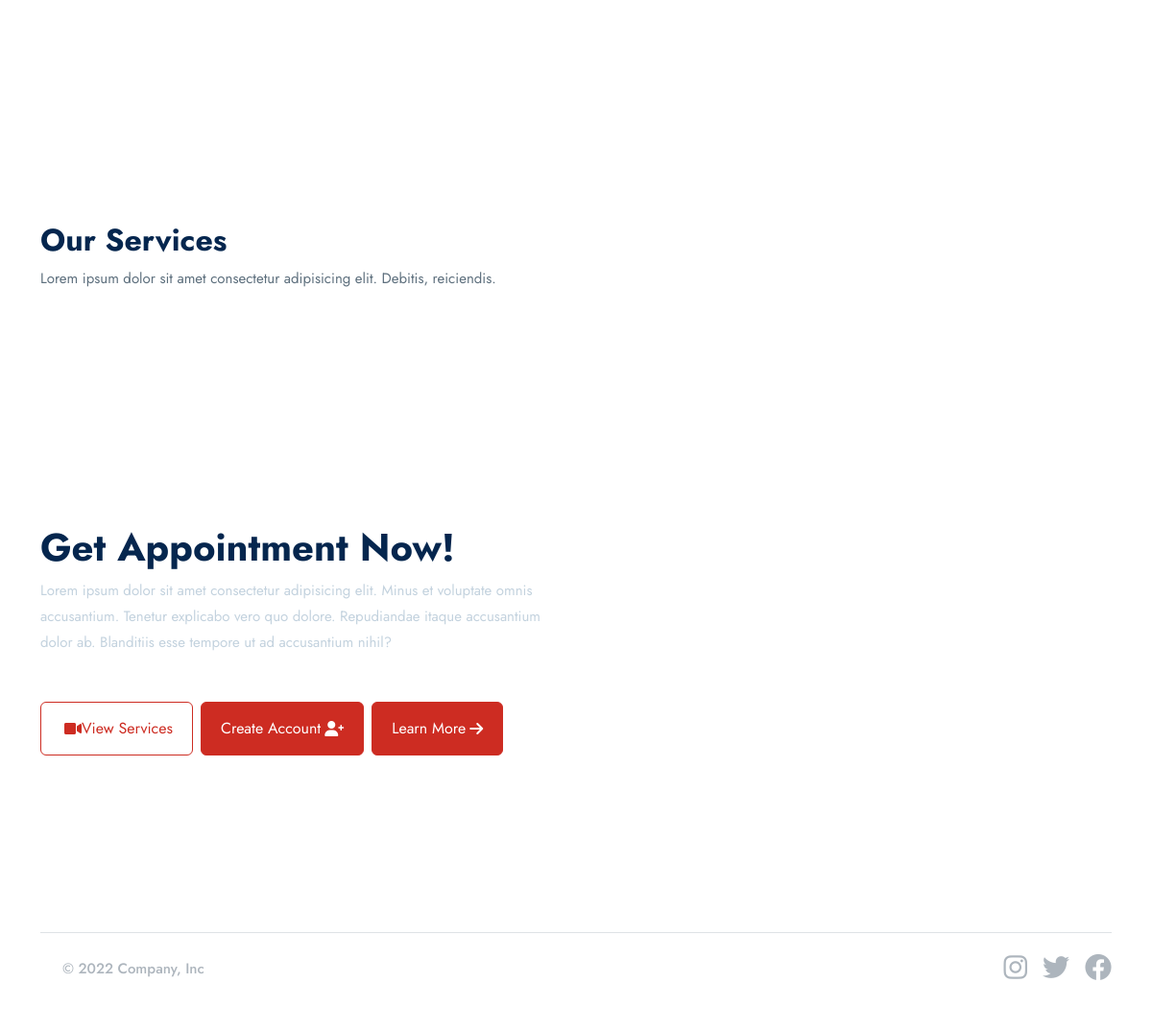
The app's page / (lower part), older data.
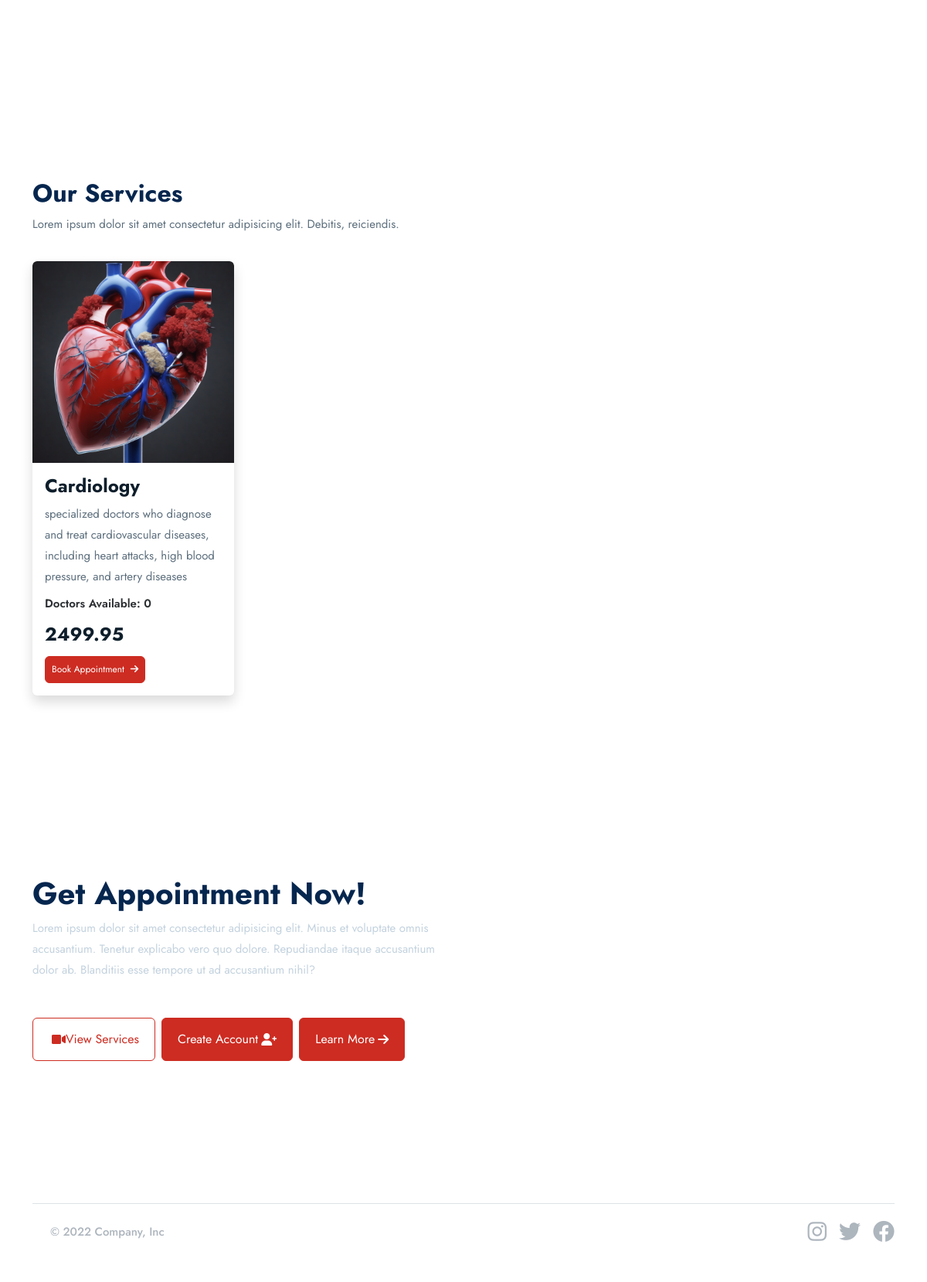
The same page, newer data.
### base/models.py (models this page shows, shortened)
class Service(models.Model):
    image = models.FileField(upload_to="images",null=True, blank= True)
    name=models.CharField(max_length=255)
    description=models.TextField(blank=True, null=True)
    cost=models.DecimalField(max_digits=10,decimal_places=2)
    available_doctors=models.ManyToManyField(doctor_models.Doctor, blank = True)

### base/views.py (the view)
# urls.py: path("",views.index,name="index"),
def index(request):
    services = base_models.Service.objects.all()
    context = {
        "services": services
    }
    return render(request, "base/index.html", context)

### templates/base/index.html (shortened to what this page needs)
{% extends 'partials/base.html' %}
{% block content %}
<section class="container">
        </section>
        <section class="container mt-5">
            <div class="py-4">
                <h2 class="">Our Services</h2>
                <p>Lorem ipsum dolor sit amet consectetur adipisicing elit. Debitis, reiciendis.</p>
            </div>
            <div class="row">
                {% for s in services %}
                                <div class="col-lg-3">
                    <div class="card mb-4 shadow">
                        <a href="{% url 'base:service_detail' s.id %}">
                            <img src="{{ s.image.url }}" alt="course" class="card-img-top" />
                        </a>
                        <div class="card-body">
                            <h4 class="mb-2 text-truncate-line-2"><a href="{% url 'base:service_detail' s.id %}" class="text-inherit text-dark text-decoration-none">{{ s.name }}</a></h4>
                            <p>{{ s.description|truncatewords:40 }}</p>
                            <div class="mt-2">
                                <span class="fw-semibold">Doctors Available: {{s.available_doctors.all.count}}</span>
                                <div class="lh-1 mt-3">
                                    <span class="text-dark fw-bold fs-4">{{ s.cost}}</span>
                                </div>
                                <a href="{% url 'base:service_detail' s.id %}" class="btn btn-sm btn-primary mt-3">Book Appointment <i class="fas fa-arrow-right ms-2"></i></a>
                            </div>
                        </div>
                    </div>
                </div>
                {% endfor %}
            </div>
        </section>
        <section class="container mt-5">
            <div class="row d-flex align-items-center">
                <div class="col-lg-6">
                    <h1 class="fw-bold">Get Appointment Now!</h1>
                    <p class="text-secondary">Lorem ipsum dolor sit amet consectetur adipisicing elit. Minus et voluptate omnis accusantium. Tenetur explicabo vero quo dolore. Repudiandae itaque accusantium dolor ab. Blanditiis esse tempore ut ad accusantium nihil?</p>
                    <div class="d-flex align-items-center gap-2 mt-5">
                        <button class="btn btn-outline-primary"><i class="fas fa-video ms-1"></i> View Services</button>
                        <button class="btn btn-primary">Create Account <i class="fas fa-user-plus ms-1"></i></button>
                        <button class="btn btn-primary">Learn More <i class="fas fa-arrow-right ms-1"></i></button>
                    </div>
                </div>
                <div class="col-lg-6">
                </div>
            </div>
        </section>
{% endblock content %}

### templates/partials/base.html (shortened to what this page needs)
{% load static %}
<!DOCTYPE html>
<html lang="en">
    <head>
        <link rel="stylesheet" href="https://cdn.jsdelivr.net/npm/bootstrap-icons@1.11.3/font/bootstrap-icons.min.css" />
        <link href="https://cdn.jsdelivr.net/npm/bootstrap@5.3.3/dist/css/bootstrap.min.css" rel="stylesheet" />
        <link href="https://cdnjs.cloudflare.com/ajax/libs/font-awesome/6.0.0/css/all.min.css" rel="stylesheet" />
        <link rel="stylesheet" href="https://cdn.jsdelivr.net/npm/bootstrap-icons@1.11.3/font/bootstrap-icons.min.css" />
        <link rel="stylesheet" href="assets/css/style.css" />
    </head>
    <body>
         {% block content %} {% endblock content %}
        <section class="container">
            <footer class="d-flex flex-wrap justify-content-between align-items-center py-3 my-4 border-top">
                <div class="col-md-4 d-flex align-items-center">
                    <a href="/" class="mb-3 me-2 mb-md-0 text-muted text-decoration-none lh-1">
                        <svg class="bi" width="30" height="24"><use xlink:href="#bootstrap" /></svg>
                    </a>
                    <span class="mb-3 mb-md-0 text-muted">&copy; 2022 Company, Inc</span>
                </div>
                <ul class="nav col-md-4 justify-content-end list-unstyled d-flex">
                    <li class="ms-3 fs-3">
                        <a class="text-muted" href="#"><i class="fab fa-instagram"></i></a>
                    </li>
                    <li class="ms-3 fs-3">
                        <a class="text-muted" href="#"><i class="fab fa-twitter"></i></a>
                    </li>
                    <li class="ms-3 fs-3">
                        <a class="text-muted" href="#"><i class="fab fa-facebook"></i></a>
                    </li>
                </ul>
            </footer>
        </section>
    </body>
</html>

Row changes from the older to the newer data that the page shows:
added Service: image (picture), name "Cardiology", description "specialized doctors who diagnose and treat cardiovascular diseases, including heart attacks, high blood pressure, and artery diseases", available_doctors.all.count "0", cost "2499.95"
